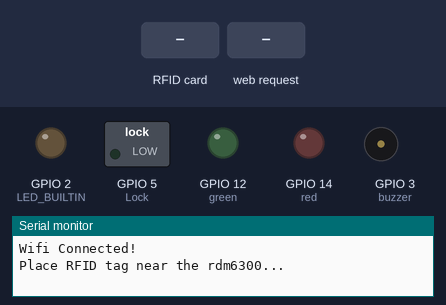
A sketch run on a simulated ESP8266 (NodeMCU). Shown: switched loads named in the sketch (green lamp = pin HIGH), output pins drawn as LEDs (lit = HIGH, except the on-board LED, lit = LOW), buzzer (waves = sounding, pin HIGH), the last lines printed to the serial monitor. The test bench sets the inputs (shaded band). WiFi joins after 1.5 s; servers stay silent unless stated.

Above: at 2.8 s.
2.9 s: RFID card 10 88 17 46 held to the reader
At 3.1 s:
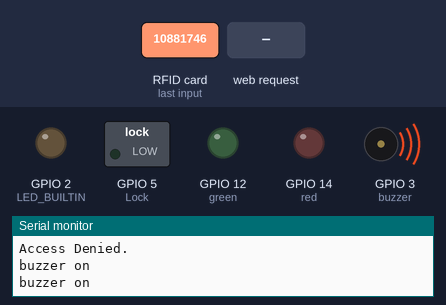
4.9 s: HTTP request GET /lock_set?state=1 received
At 5.6 s:
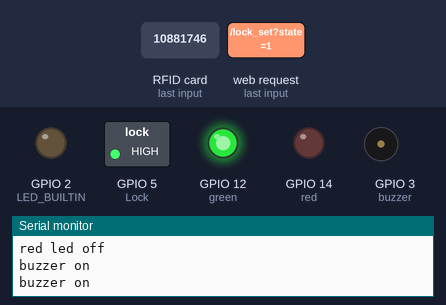
Timing chart, 0 to 8.6 s (numbered marks = the images above; inputs shaded):
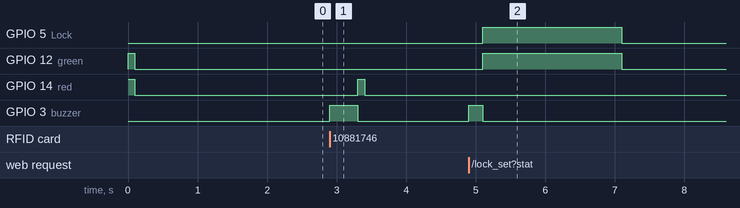

Measured:
- after the input at 2.9 s, GPIO 14 (red): LOW → HIGH after 0.40 s, → LOW 0.10 s later; GPIO 3 (buzzer): LOW → HIGH at once, → LOW 0.40 s later
- after the input at 4.9 s, GPIO 5 (Lock), GPIO 12 (green): LOW → HIGH after 0.20 s, → LOW 2.0 s later; GPIO 3 (buzzer): LOW → HIGH at once, → LOW 0.20 s later

The sketch:

Door_Lock_My_Home_Update.ino
```cpp
#include <ESP8266WiFi.h>
#include <Arduino.h>
#include <rdm6300.h>
#include "index.h"
#include <WiFiManager.h>  // https://github.com/tzapu/WiFiManager
#include <WiFiClient.h>
#include <ESP8266WebServer.h>
#include <ElegantOTA.h>
#define RDM6300_RX_PIN 4  //D2
// #define READ_LED_PIN D1
#define Lock 5     //D1
#define buzzer 3   // D0
#define red 14     //D5
#define green 12   //D6
#define button 13  //D7
WiFiManager wm;
Rdm6300 rdm6300;
#define DEBUG 1
#if DEBUG == 1
#define debug(x) Serial.print(x)
#define debugln(x) Serial.println(x)
#else
#define debug(x)
#define debugln(x)
#endif
int tagRead, sw, gpio4Value;
unsigned long MillisGreen = 0, MillisRed = 0;
bool greenStatus = false, redStatus = false, webControl = true;

// WiFiServer espServer(80);
ESP8266WebServer server(80);

// Known RFID tag UIDs to compare against
const int num_known_uids = 3;  // Number of known RFID tag UIDs
const char known_uids[num_known_uids][11] = {
  "10881746",  // Example known RFID UID 1
  "5144886",   // Example known RFID UID 2
  "5117716"    // Example known RFID UID 3
};

//////////////////OTA2024?????????

unsigned long ota_progress_millis = 0;

void onOTAStart() {
  // Log when OTA has started
  Serial.println("OTA update started!");
  // <Add your own code here>
}

void onOTAProgress(size_t current, size_t final) {
  // Log every 1 second
  if (millis() - ota_progress_millis > 1000) {
    ota_progress_millis = millis();
    Serial.printf("OTA Progress Current: %u bytes, Final: %u bytes\n", current, final);
  }
}

void onOTAEnd(bool success) {
  // Log when OTA has finished
  if (success) {
    Serial.println("OTA update finished successfully!");
  } else {
    Serial.println("There was an error during OTA update!");
  }
  // <Add your own code here>
}


// end ////////////

void setup() {
  Serial.begin(115200);
  pinMode(LED_BUILTIN, OUTPUT);
  pinMode(Lock, OUTPUT);
  pinMode(buzzer, OUTPUT);
  pinMode(red, OUTPUT);
  pinMode(green, OUTPUT);
  pinMode(button, INPUT_PULLUP);
  digitalWrite(red, 1);
  digitalWrite(green, 1);
  digitalWrite(LED_BUILTIN, HIGH);
  //  digitalWrite(blue, 1);
  delay(100);
  digitalWrite(red, 0);
  digitalWrite(green, 0);
  //  digitalWrite(blue, 0);
  WiFi.mode(WIFI_STA);
  wm.setConfigPortalBlocking(false);
  wm.setConfigPortalTimeout(60);
  if (wm.autoConnect()) {
    debugln(F("Wifi Connected!"));
    //    setRgbColor(0, 0, 0);//ALL LED LOW
  } else {
    debugln(F("Configportal running"));
    //    setRgbColor(100, 100, 100);//ALL LED HIGH
  }
  rdm6300.begin(RDM6300_RX_PIN);
  debugln("\nPlace RFID tag near the rdm6300...");
  MillisGreen = millis();
  MillisRed = millis();

  if (webControl == true) {
    server.on("/", handleRoot);
    server.on("/lock_set", lock_control);
  } else {
    server.on("/", []() {
      server.send(200, "text/plain", "Rasel Home");
    });
  }

  // espServer.begin();          /* Start the HTTP web Server */
  ElegantOTA.begin(&server);  // Start ElegantOTA
  ElegantOTA.onStart(onOTAStart);
  ElegantOTA.onProgress(onOTAProgress);
  ElegantOTA.onEnd(onOTAEnd);
  server.begin();
}

void loop() {
  // sw = digitalRead(button);
  // Serial.println(sw);
  // if (sw == 0) {
  //   greenled_beep(1);
  // }
  RDM();
  server.handleClient();
  ElegantOTA.loop();
  wm.process();
  millisCheck();
}

bool isUIDInArray(const char* tagRead) {
  for (int i = 0; i < num_known_uids; i++) {    // Loop through known UIDs
    if (strcmp(tagRead, known_uids[i]) == 0) {  // If the UIDs match
      return true;                              // The UID is known
    }
  }
  return false;  // If no match is found, the UID is unknown
}

void RDM() {
  if (rdm6300.get_new_tag_id()) {
    digitalWrite(LED_BUILTIN, rdm6300.get_tag_id());
    // tagRead = rdm6300.get_tag_id(), DEC;
    int tag_id = rdm6300.get_tag_id();  // Get the RFID tag ID as an integer
    tagRead = tag_id;                   // Store the tag ID
    debugln(tag_id);

    String tag_id_str = String(tag_id);  // Convert the tag ID to a string

    if (isUIDInArray(tag_id_str.c_str())) {  // Check if the UID is in the array
      Serial.println("Access Granted!");     // If known
      buzzer_beep(1);
      greenled_beep(1);
    } else {
      Serial.println("Access Denied.");  // If unknown
      buzzer_beep(3);
      redled_beep(3);
    }
  }
}
void buzzer_beep(int times) {
  for (int i = 0; i <= times; i++) {
    Serial.println("buzzer on");
    digitalWrite(buzzer, HIGH);
    delay(100);
    digitalWrite(buzzer, LOW);
  }
}
// void redled_beep(int times) {
//   for (int i = 0; i <= times; i++) {
//     digitalWrite(red, HIGH);
//     delay(100);
//     digitalWrite(red, LOW);
//   }
// }
void redled_beep(int times) {
  Serial.println(redStatus);
  if (redStatus == 0)
    for (int i = 0; i <= times; i++) {
      Serial.println("red led blinking");
      digitalWrite(red, HIGH);
      redStatus = true;
      Serial.println(redStatus);
      MillisRed = millis();
    }
}
void greenled_beep(int times) {
  for (int i = 0; i <= times; i++) {
    // Serial.println("green led blinking");
    digitalWrite(green, HIGH);
    digitalWrite(Lock, HIGH);
    greenStatus = true;
    MillisGreen = millis();
  }
}
void millisCheck() {
  if (greenStatus)
    if (millis() - MillisGreen >= 2000) {
      Serial.println("green led off");
      digitalWrite(green, LOW);
      digitalWrite(Lock, LOW);
      greenStatus = false;
    }
  if (redStatus)
    if (millis() - MillisRed >= 100) {
      Serial.println("red led off");
      digitalWrite(red, LOW);
      redStatus = false;
    }
}

void handleRoot() {
  String s = webpage;
  server.send(200, "text/html", s);
}

void lock_control() {
  String state = "OFF";
  String act_state = server.arg("state");
  if (act_state == "1") {
    //    digitalWrite(LED, HIGH); //LED ON
    // user_allow_status();
    // Serial.println("Lock on");
    buzzer_beep(1);
    greenled_beep(1);
    state = "ON";
  } else {
    //    digitalWrite(LED, LOW); //LED OFF
    state = "OFF";
  }
  server.send(200, "text/plane", state);
}
```

RFID.ino
```cpp
// const int num_known_uids = 3;  // Number of known RFID tag UIDs
// const char known_uids[num_known_uids][11] = {
//     "02004CBB57",  // Example known RFID UID 1
//     "0200658A92",  // Example known RFID UID 2
//     "02005A3FD3"   // Example known RFID UID 3
// };

// // Function to check if an RFID tag UID is in the array of known UIDs
// bool isUIDInArray(const char* uid) {
//     for (int i = 0; i < num_known_uids; i++) {  // Loop through known UIDs
//         if (strcmp(uid, known_uids[i]) == 0) {  // If the UIDs match
//             return true;  // The UID is known
//         }
//     }
//     return false;  // If no match is found, the UID is unknown
// }

// if (rdm6300.available() >= 14) {  // Ensure we have a complete RFID tag read
//         char uid[11];  // Array to store the RFID UID (10 characters + null terminator)
//         rdm6300.read();  // Discard the start byte
//         for (int i = 0; i < 10; i++) {
//             uid[i] = rdm6300.read();  // Read the 10-character UID
//         }
//         uid[10] = '\0';  // Null-terminate the string
//         rdm6300.read();  // Discard the end byte

//         Serial.print("RFID Tag Read: ");  // Output the UID
//         Serial.println(uid);

//         if (isUIDInArray(uid)) {  // Check if the UID is known
//             Serial.println("Access Granted!");  // If it's known
//         } else {
//             Serial.println("Access Denied.");  // If it's unknown
//         }
//     }

//     delay(500);  // Delay to avoid rapid re-checking
```

index.h
```cpp
const char webpage[] PROGMEM = R"=====(
<!DOCTYPE html>
<html>
   <style type="text/css">
      .button {
      background-color: #0319F7; /* BLUE */
      border: none;
      color: white;
      padding: 15px 32px;
      text-align: center;
      text-decoration: none;
      display: inline-block;
      font-size: 16px;
      }
   </style>
   <title>Neways International</title>
   <link rel="icon" href="http://erp.superhomebd.com/super_home/assets/img/favicon.png" type="image/gif" sizes="16x16">
   <center>
      <div>
         <img src="http://erp.superhomebd.com/super_home/assets/img/neways.png" style="width: 150px;padding-top: 15px;" alt="Super Hostel" title="Super Hostel">
         <h1>
            <marquee>Neways Universal Circuit</marquee>
         </h1>
         <div id = "state">

         </div>
         <button class="button" onclick="send(1)">Open the door</button>
      </div>
      <br>
      <script>
         function send(lock_sts) {
           var xhttp = new XMLHttpRequest();
           xhttp.onreadystatechange = function() {
             if (this.readyState == 4 && this.status == 200) {
                 //document.getElementById("state").innerHTML =
                 this.responseText;
//                 console.log(this.responseText);
             }
           };
           xhttp.open("GET", "lock_set?state="+lock_sts, true);
           xhttp.send();
         }
         //setInterval(function() {
         //  getData();
         //}, 2000);
      </script>
   </center>
   </body>
</html>
)=====";
```
